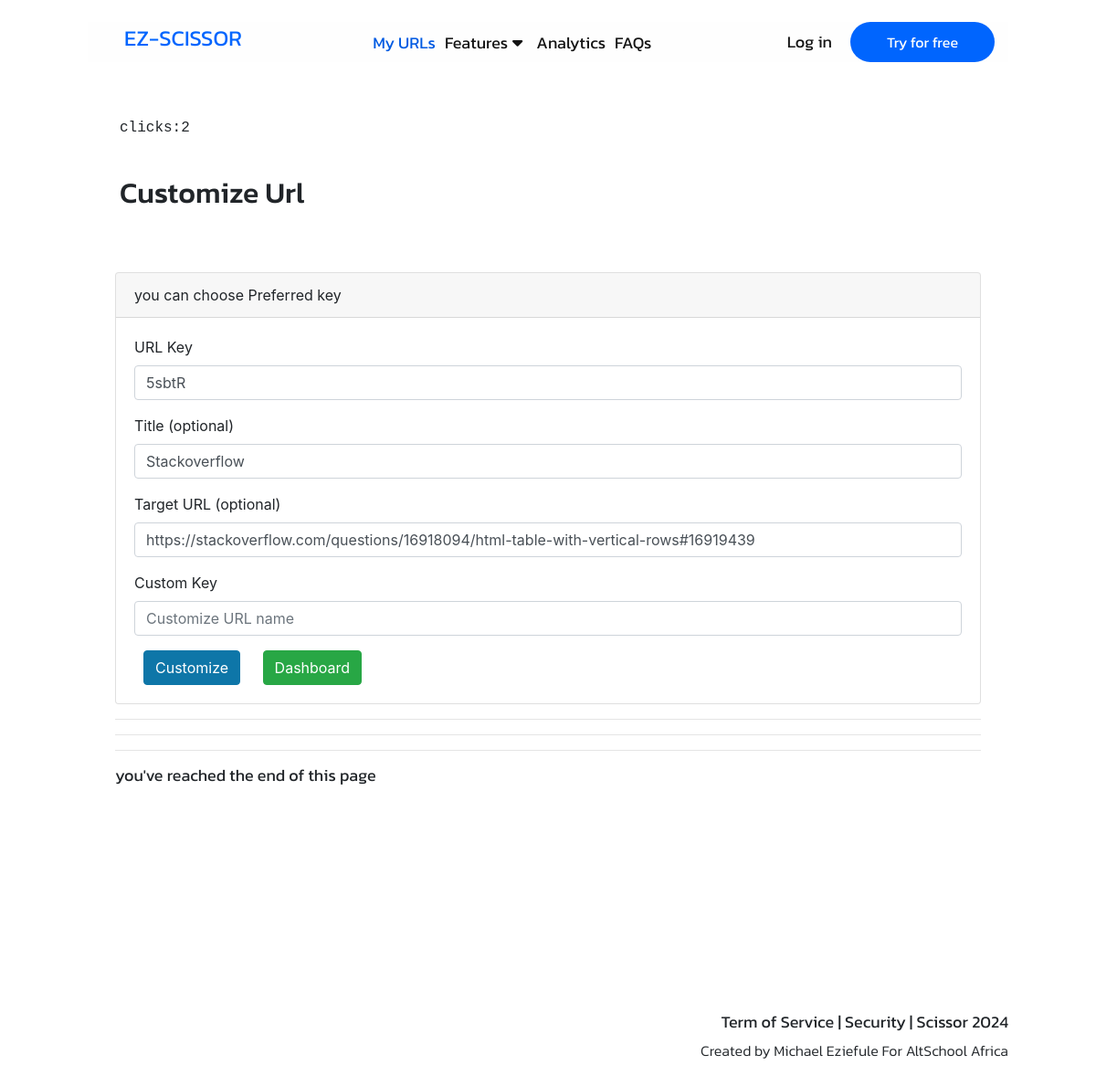
/customise/5sbtR (signed in), run on the app's committed database.
### storage/model.py (models this page shows)
class URL(Base):
    __tablename__ = 'urls'
    id = Column(Integer, primary_key=True, index = True)
    title = Column(Integer, nullable=True, default="My Title")
    target_url = Column(String, nullable=True)
    key = Column(String, nullable= False, unique=True)
    clicks = Column(Integer, default=0)
    is_active = Column(Boolean, default=True)
    date_created = Column(Date, nullable= False)
    qr_url = Column(String, nullable= True)
    owner_id = Column(Integer, ForeignKey("users.id"), default=0)
    owner = relationship("USER", back_populates = "urls")

### router/url.py (the view)
@router.get("/customise/{url_key}", response_class=HTMLResponse)
async def customise(
    request: Request,
    url_key:str,
    db:Session=Depends(database.get_db)
):
    user = service.get_user_from_token(request, db)
    if user is None:
        return RedirectResponse("/auth", status_code=status.HTTP_403_FORBIDDEN)
    url_key = db.query(model.URL).filter(model.URL.key == url_key).first()
    return templates.TemplateResponse("customize.html", {"request": request, "user": user, 'url_key': url_key})

### templates/Customize.html (shortened to what this page needs)
{% include 'layout.html' %}
<div class="container">
    <div class="card-body text-monospace"></div>
    <div name = "url_key" class="card-body text-monospace">clicks:{{url_key.clicks}}</div>
    <div class="card-body">
        <h2>Customize Url</h2>
    </div>
    <div class="card-body">
    </div>
    <div class="container">
        <div class="card">
            <div class="card-header">
                you can choose Preferred key
            </div>
            <div class=card-body>
                <form method = "POST">
                    <div class="form-group">
                        <label>URL Key</label>
                        <input name = "Key" class="form-control" type="text" id="title" value="{{url_key.key}}">
                    </div>
                    <div class="form-group">
                        <label>Title (optional)</label>
                        <input name = "title" class="form-control" type="text" id="title" value="{{url_key.title}}">
                    </div>
                    <div class="form-group">
                        <label>Target URL (optional) </label>
                        <input name = "target_url" class="form-control" value="{{url_key.target_url}}"></input>
                    </div>
                    <div class="form-group">
                        <label>Custom Key</label>
                        <input name ="custom_name" type="text" class="form-control" id="title" placeholder= "Customize URL name" required>
                    </div>
                    <button type="submit" class="btn btn-primary">Customize</button>
                    <button
                        onclick="window.location.href='/ezzy/dashboard'"
                        type="button"
                        class="btn btn-success"
                    >
                        Dashboard
                    </button>
                </form>
            </div>
        </div>
        <hr class="orb-divider"></hr>
        <hr class="orb-divider"></hr>
        <hr class="orb-divider"></hr>
        <div class=""><h4>you've reached the end of this page</h4></div>
    </div>
</div>
<div class="card-body"></div>
<div class="whyscissors"></div>
{% include 'footnote.html' %}

### static/css/style.css (style rules this page uses)
:root { --bg-black-000: #000000; --bg-black-200: #1E1E1E; --bg-green-100: #067808; --bg-white-100: #E2E9F0; --bg-yellow-000: #EAC81F; --bg-black-400: #F8F7F7; --bg-black-300: #FEFEFE; --bg-color-000: #FFFFFF; --text-Main-text: #141414; --text-Primary-300: #0065fe; --text-Primary-400: #005AE2; --bg-color-400: #1E3448; }
* { margin: 0; padding: 0; outline: none; text-decoration: none; box-sizing: border-box; }
h2 { font-size: 40px; font-weight: 500; font-family: 'Kanit', sans-serif; }
h4 { font-size: 18px; font-weight: 400; font-family: 'Kanit', sans-serif; }
body { width: 100%; padding: 2% 10%; height: auto; }
button { white-space: nowrap; border: none; border-radius: 24px; align-self: center; font-size: 16px; padding: 10px 40px; margin: 0 10px; color: var(--bg-black-300); background-color: var(--text-Primary-300); }
.whyscissors { margin: auto; padding: 100px 10px; display: flex; justify-content: space-between; }

### static/css/mediaquerry.css (style rules this page uses)
@media only screen and (min-width: 1024px) { body { padding: 2% 8%; } }
@media only screen and (min-width: 1024px) { h2 { font-size: 32px; } }
@media only screen and (min-width: 1024px) { h4 { font-size: 18px; } }

### data on the page
URL: clicks "2", Key "5sbtR", title "Stackoverflow", target_url "https://stackoverflow.com/questions/16918094/html-table-with-vertical-rows#16919439"
